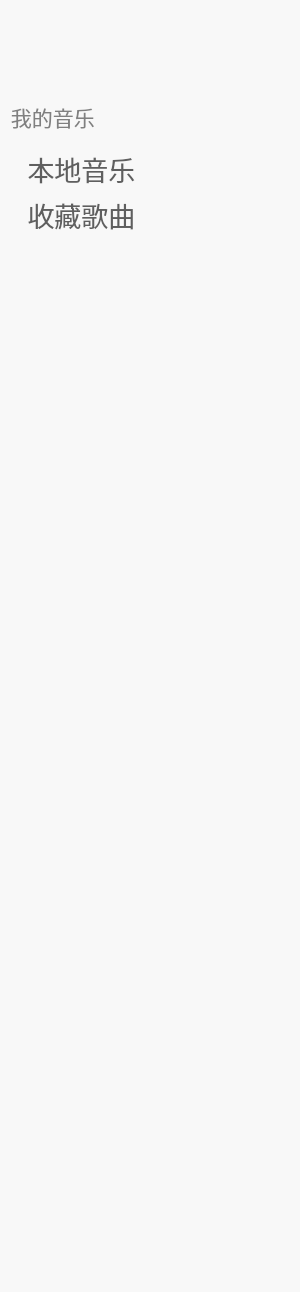
<?xml version="1.0" encoding="UTF-8"?>
<ui version="4.0">
 <class>CLeftWgtClass</class>
 <widget class="QWidget" name="CLeftWgtClass">
  <property name="geometry">
   <rect>
    <x>0</x>
    <y>0</y>
    <width>300</width>
    <height>1292</height>
   </rect>
  </property>
  <property name="windowTitle">
   <string>CLeftWgt</string>
  </property>
  <property name="styleSheet">
   <string notr="true"/>
  </property>
  <layout class="QVBoxLayout" name="verticalLayout_3">
   <property name="spacing">
    <number>0</number>
   </property>
   <property name="leftMargin">
    <number>0</number>
   </property>
   <property name="topMargin">
    <number>0</number>
   </property>
   <property name="rightMargin">
    <number>0</number>
   </property>
   <property name="bottomMargin">
    <number>0</number>
   </property>
   <item>
    <widget class="QWidget" name="awidget" native="true">
     <property name="styleSheet">
      <string notr="true">#awidget{
	background: #f8f8f8;
}</string>
     </property>
     <layout class="QVBoxLayout" name="verticalLayout_2" stretch="0">
      <property name="spacing">
       <number>11</number>
      </property>
      <property name="leftMargin">
       <number>5</number>
      </property>
      <property name="topMargin">
       <number>11</number>
      </property>
      <property name="rightMargin">
       <number>11</number>
      </property>
      <property name="bottomMargin">
       <number>11</number>
      </property>
      <item>
       <layout class="QVBoxLayout" name="verticalLayout">
        <item>
         <spacer name="verticalSpacer_2">
          <property name="orientation">
           <enum>Qt::Vertical</enum>
          </property>
          <property name="sizeType">
           <enum>QSizePolicy::Maximum</enum>
          </property>
          <property name="sizeHint" stdset="0">
           <size>
            <width>20</width>
            <height>90</height>
           </size>
          </property>
         </spacer>
        </item>
        <item>
         <widget class="QLabel" name="label">
          <property name="styleSheet">
           <string notr="true">#label{
	color :#808080;
	font-size:16pt;
}</string>
          </property>
          <property name="text">
           <string> 我的音乐</string>
          </property>
          <property name="textFormat">
           <enum>Qt::AutoText</enum>
          </property>
         </widget>
        </item>
        <item>
         <spacer name="verticalSpacer_3">
          <property name="orientation">
           <enum>Qt::Vertical</enum>
          </property>
          <property name="sizeType">
           <enum>QSizePolicy::Maximum</enum>
          </property>
          <property name="sizeHint" stdset="0">
           <size>
            <width>2</width>
            <height>10</height>
           </size>
          </property>
         </spacer>
        </item>
        <item>
         <widget class="QPushButton" name="allMusicBtn">
          <property name="styleSheet">
           <string notr="true">#allMusicBtn{
	font-size:20pt;
	color:#5f5f5f;
	border-style:none;
	background-color:#f8f8f8;
	text-align:left;
}
#allMusicBtn:hover{
	color:#ffffff;
	background-color:#5f5f5f;
}</string>
          </property>
          <property name="text">
           <string>   本地音乐</string>
          </property>
          <property name="icon">
           <iconset resource="MusicPlayer.qrc">
            <normaloff>:/MusicPlayer/img/24gl-playlistMusic2.png</normaloff>:/MusicPlayer/img/24gl-playlistMusic2.png</iconset>
          </property>
          <property name="default">
           <bool>false</bool>
          </property>
         </widget>
        </item>
        <item>
         <widget class="QPushButton" name="favouriteMusicBtn">
          <property name="styleSheet">
           <string notr="true">#favouriteMusicBtn{
	font-size:20pt;
	color:#5f5f5f;
	border-style:none;
	background-color:#f8f8f8;
	text-align:left;
}
#favouriteMusicBtn:hover{
	color:#ffffff;
	background-color:#5f5f5f;
}</string>
          </property>
          <property name="text">
           <string>   收藏歌曲</string>
          </property>
          <property name="icon">
           <iconset resource="MusicPlayer.qrc">
            <normaloff>:/MusicPlayer/img/24gl-playlistHeart2.png</normaloff>:/MusicPlayer/img/24gl-playlistHeart2.png</iconset>
          </property>
          <property name="checkable">
           <bool>false</bool>
          </property>
         </widget>
        </item>
        <item>
         <spacer name="verticalSpacer">
          <property name="orientation">
           <enum>Qt::Vertical</enum>
          </property>
          <property name="sizeHint" stdset="0">
           <size>
            <width>20</width>
            <height>40</height>
           </size>
          </property>
         </spacer>
        </item>
       </layout>
      </item>
     </layout>
    </widget>
   </item>
  </layout>
 </widget>
 <layoutdefault spacing="6" margin="11"/>
 <resources>
  <include location="MusicPlayer.qrc"/>
 </resources>
 <connections/>
</ui>
